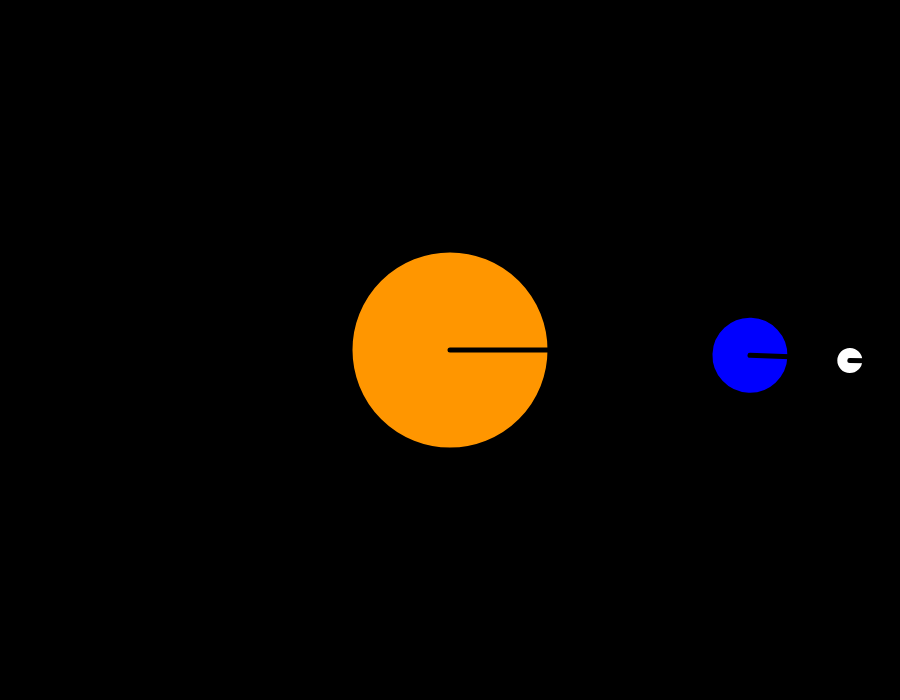
Frame 1 (no input)
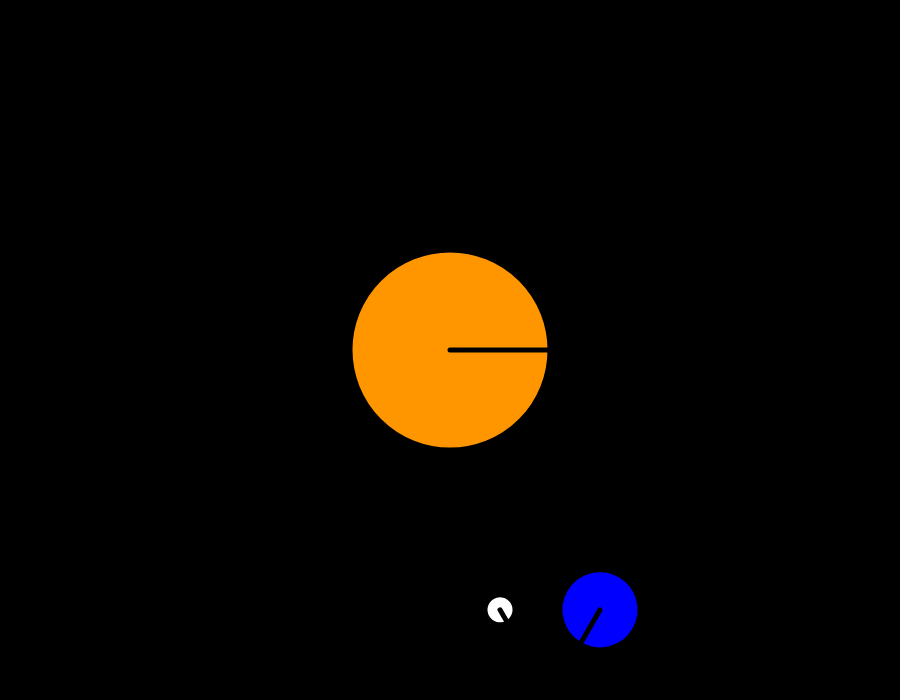
Frame 60 (no input)
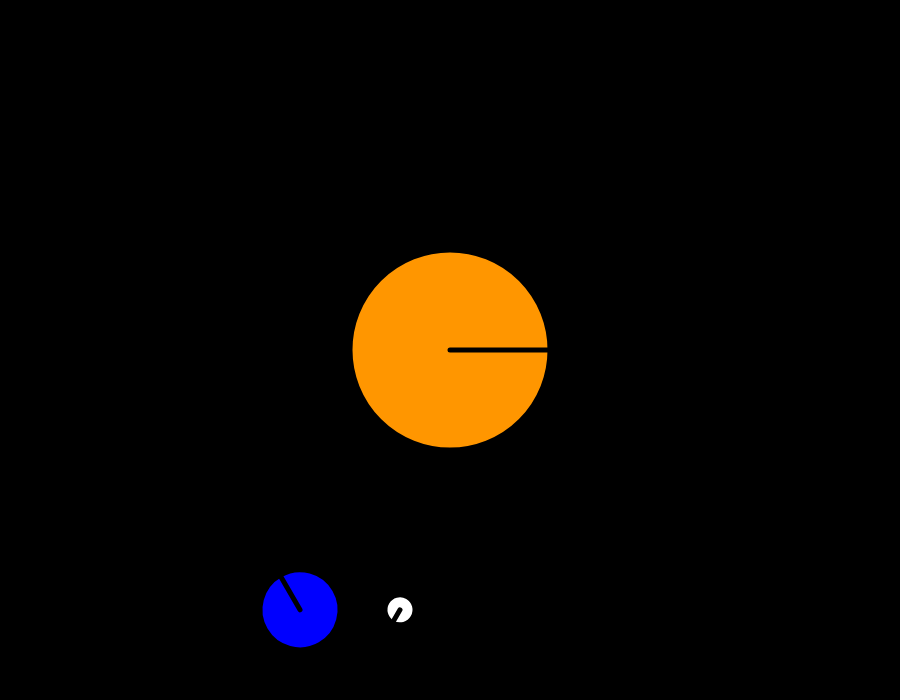
Frame 120 (the mouse pressed at the canvas centre since frame 60)

The p5.js sketch that drew these frames (run headless with seeded random() and noise() and a simulated clock; from frame 60 on, the mouse is pressed at the canvas centre):

// p5.js sketch
// ── sketch.js
var speed;

function setup() {
  createCanvas(900, 700);
}

function draw() {
  background(0);
  speed = frameCount;

  push();
  translate(width / 2, height / 2);

  celestialObj(color(255, 150, 0), 200); // SUN

  pop();

  push();
  translate(width / 2, height / 2);
  //Step 2
  rotate(radians(speed));

  translate(300, 0);
  
  //Step 3
  rotate(radians(speed));

  //Step 1
  celestialObj(color(0, 0, 255), 80); // EARTH

  //Step 4
  rotate(radians(speed));
  translate(100, 0);
  rotate(radians(speed * -2));
  celestialObj(color(255, 255, 255), 30); // MOON
  pop();

  //Step 4
//   push();
//   translate(width / 2, height / 2);
//   rotate(radians(speed));
//   translate(300, 0);
//   rotate(radians(speed));
//   translate(100, 0);
//   rotate(radians(speed * -2));
//   celestialObj(color(255, 255, 255), 30); // MOON
//   pop();
}

function celestialObj(c, size) {
  strokeWeight(5);
  fill(c);
  stroke(0);
  ellipse(0, 0, size, size);
  line(0, 0, size / 2, 0);
}
